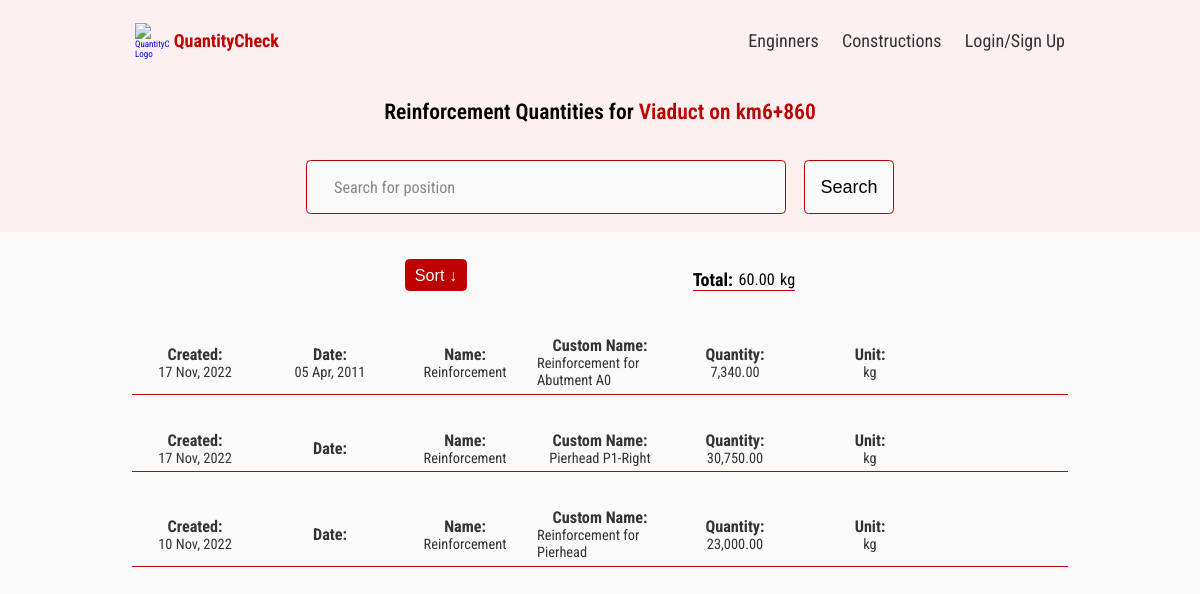
/reinforcement-positions/27aa2ca7-12b5-48f4-afa3-b77ef4bc23fd, run on an earlier commit of the app's database.
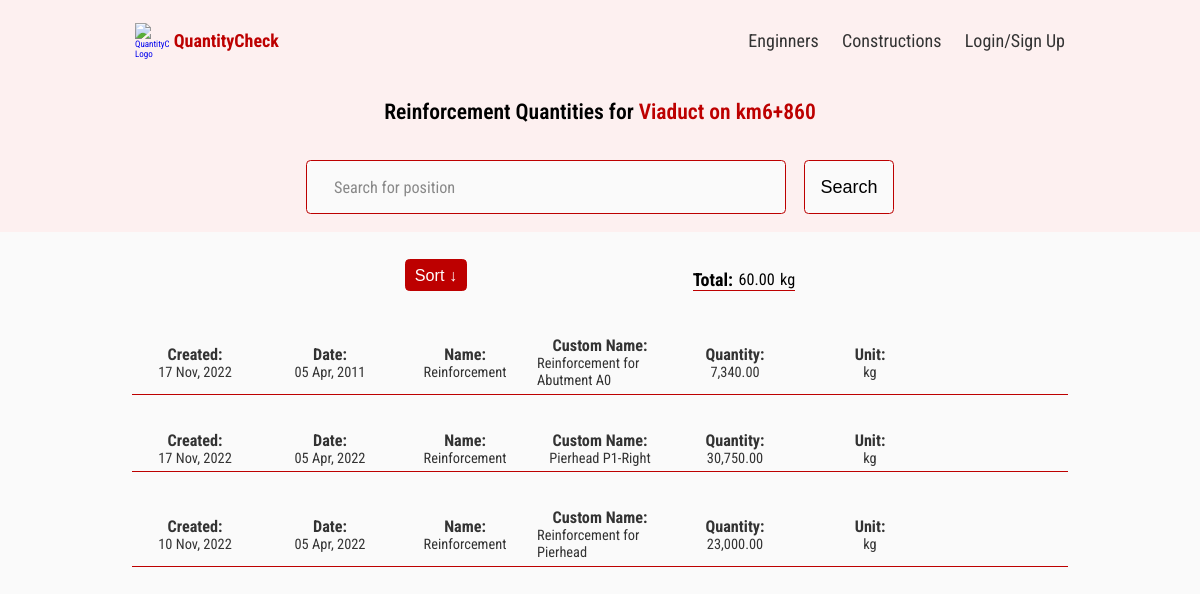
And on a later commit of the database.
### constructions/models.py (models this page shows, shortened)
class Reinforcement(models.Model):
    owner = models.ForeignKey(Construction, null=True, blank=True, on_delete=models.CASCADE)
    date = models.DateField(auto_now_add=False, auto_now=False, null=True, blank=True)
    name = models.CharField(max_length=50, default='Position Name')
    custom_name = models.CharField(max_length=50, default='Position Custom Name')
    quantity = models.DecimalField(decimal_places=2, max_digits=50, null=True, blank=True, default=0)
    measure_unit_dropdown = models.ForeignKey('MeasureUnit', null=True, blank=True, on_delete=models.SET_NULL)
    created = models.DateTimeField(auto_now_add=True)
    id = models.UUIDField(default=uuid.uuid4, unique=True, primary_key=True, editable=False)
    class Meta:
        ordering = ['-created']

class MeasureUnit(models.Model):
    name = models.CharField(max_length=20)
    created = models.DateTimeField(auto_now_add=True)
    id = models.UUIDField(default=uuid.uuid4, unique=True,
                          primary_key=True, editable=False)
    def __str__(self):
        return self.name
    class Meta:
        ordering = ['-created']

### constructions/views.py (the view)
# urls.py: path('reinforcement-positions/<str:pk>', views.reinforcementPositions, name='reinforcement-positions'),
def reinforcementPositions(request, pk):
    constructionObj = Construction.objects.get(id=pk)
    quantities = searchReinforcement(request)
    context = {'construction':constructionObj, 'quantities':quantities}
    return render(request, 'constructions/reinforcement_positions.html', context)

### constructions/models.py (called while the page is built)
    def __str__(self):
        return self.title

### constructions/utils.py (called while the page is built)
def searchReinforcement(request):
    search_query = ''
    if request.GET.get('search_query'):
        search_query = request.GET.get('search_query')
    quantities = Reinforcement.objects.distinct().filter(
        Q(name__icontains=search_query) |
        Q(custom_name__icontains=search_query) |
        Q(quantity__icontains=search_query) |
        Q(measure_unit_dropdown__name=search_query) |
        Q(created__icontains=search_query) |
        Q(date__icontains=search_query)
    )
    return quantities

### constructions/templates/constructions/reinforcement_positions.html (shortened to what this page needs)
{% extends 'main.html' %}
{% block content %}
<main>
        <section class="search__add-section">
            <h3 class=singleConstruction__subtitle>Reinforcement Quantities for <a class="subtitle__link" href="{% url 'constructions:construction' construction.id %}">{{construction}}</a></h3>
            <div class="search__add">
                <form class="form" action="#" method="get">
                    <div class="form__field">
                        <input class="input input--text" id="formInput#search" type="text" name="search_query" value="{{search_query}}"
                        placeholder="Search for position" />
                    </div>
                    <input class="btn btn--sub btn--lg" type="submit" value="Search" />
                </form>
            </div>
        </section>
        <section class="data">
            <div class="data__operations">
                <button class="btn add__operation sort">Sort &darr;</button>
                <div class="data__total">
                    <label for="quantity">Total:</label>
                        <p id="total"></p>
                        <p id="measure__unit"></p>
                </div>
            </div>
            <div class="data__container">
                {% for quantity in quantities %}
                    {% if quantity.owner == construction %}
                        <div class="data__features">
                            <div class="data__feature">
                                <label for="created">Created:</label>
                                <p>{{quantity.created|date:"d M, Y"}}</p>
                            </div>
                            <div class="data__feature">
                                <label for="created">Date:</label>
                                <p>{{quantity.date|date:"d M, Y"}}</p>
                            </div>
                            <div class="data__feature">
                                <label for="name">Name:</label>
                                <p>{{quantity.name}}</p>
                            </div>
                            <div class="data__feature">
                                <label for="custom_name">Custom Name:</label>
                                <p>{{quantity.custom_name}}</p>
                            </div>
                            <div class="data__feature">
                                <label for="quantity">Quantity:</label>
                                <p class="data__quantity">{{quantity.quantity}}</p>
                            </div>
                            <div class="data__feature">
                                <label for="measure_unit">Unit:</label>
                                <p class="measure__units">{{quantity.measure_unit_dropdown}}</p>
                            </div>
                        </div>
                    {% endif %}
                {% endfor %}
            </div>
        </section>
</main>
{% endblock content %}

What changed in the data, as far as the page shows it:
changed Reinforcement "Pierhead P1-Right": date (not shown) → "05 Apr, 2022"
changed Reinforcement "10 Nov, 2022": date (not shown) → "05 Apr, 2022"
